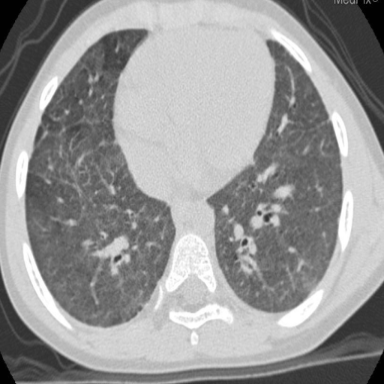
#> input picture data/test/0.png, 384 x 384 px; its folder holds only this picture in this run
$ python -i augment.py   (imports and definitions only)
#> lines starting #> are read from the running program, lines starting #| are printed output that depends on the picture
import os
import tensorflow as tf
from PIL import Image, ImageEnhance, ImageChops
import numpy as np
import random
from pathlib import Path

##########데이터 로드

def aug(file_path, save_dir, size=None):

#> called with file_path = 'data/test/0.png', save_dir = 'out.png'
    image = Image.open(file_path)
#> image is the input picture: PIL image 384x384 RGB; min 0, max 255, mean 150.8
    # image = image.convert('RGB') #'L': greyscale, '1': 이진화, 'RGB' , 'RGBA', 'CMYK'
    # if not size is None:
    #     image = image.resize((size, size))

    full_path = Path(file_path)
    file_name = full_path.name.split('.')[0]

    #밝기 10개
    for i in range(10) :
        p = (i + 1) * 0.1 + 0.8
        enhancer = ImageEnhance.Brightness(image)
        brightness_image = enhancer.enhance(p)
        brightness_image = brightness_image.resize((size, size))
        brightness_image.save(f'{save_dir}/{file_name}_{str(i)}.png') # brightness
#> this loop made 1 pass
#> pass 1, in aug, `brightness_image = enhancer.enhance(p)`:
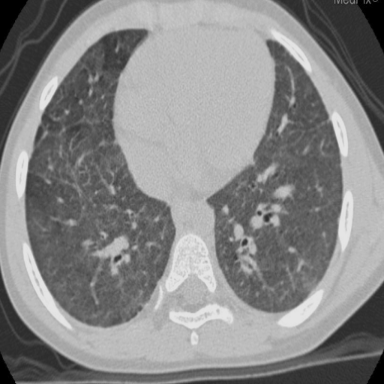
#> brightness_image: PIL image 384x384 RGB; min 0, max 229, mean 135.3

    #회전 10개
    for i in range(10,20) :
        rotate_image = image.rotate(random.randint(-10, 10))
        rotate_image = rotate_image.resize((size, size))
        rotate_image.save(f'{save_dir}/{file_name}_{str(i)}.png') # rotate

    #좌우 대칭
    horizonal_flip_image = image.transpose(Image.FLIP_LEFT_RIGHT)
    horizonal_flip_image = horizonal_flip_image.resize((size, size))
    horizonal_flip_image.save(f'{save_dir}/{file_name}_{str(20)}.png') # horizontal flip

    #상하 대칭
    vertical_flip_image = image.transpose(Image.FLIP_TOP_BOTTOM)
    vertical_flip_image = vertical_flip_image.resize((size, size))
    vertical_flip_image.save(f'{save_dir}/{file_name}_{str(21)}.png') # vertical flip

    #확대 축소
    for i in range(22,27) :
        zoom = random.uniform(1.1, 1.5) #0.7 ~ 1.3
        width, height = image.size
        x = width / 2
        y = height / 2
        crop_image = image.crop((x - (width / 2 / zoom), y - (height / 2 / zoom), x + (width / 2 / zoom), y + (height / 2 / zoom)))
        zoom_image = crop_image.resize((width, height), Image.LANCZOS)
        zoom_image = zoom_image.resize((size, size))
        zoom_image.save(f'{save_dir}/{file_name}_{str(i)}.png')

    # #좌우 이동
    for i in range(27,30) :
        width, height = image.size
        shift = random.randint(0, round(width * 0.3))
        horizonal_shift_image = ImageChops.offset(image, shift, 0)
        horizonal_shift_image.paste((0), (0, 0, shift, height))
        horizonal_shift_image = horizonal_shift_image.resize((size, size))
        horizonal_shift_image.save(f'{save_dir}/{file_name}_{str(i)}.png') # horizontal shift

    # #상하 이동
    for i in range(30,33) :
        width, height = image.size
        shift = random.randint(0, round(height * 0.3))
        vertical_shift_image = ImageChops.offset(image, 0, shift)
        vertical_shift_image.paste((0), (0, 0, width, shift))
        vertical_shift_image = vertical_shift_image.resize((size, size))
        vertical_shift_image.save(f'{save_dir}/{file_name}_{str(i)}.png') # vertical shift

    # #기울기
    # #cx, cy = 0.1, 0
    # #cx, cy = 0, 0.1
    # cx, cy = 0, random.uniform(0.0, 0.3)
    # shear_image = image.transform(
    #     image.size,
    #     method=Image.AFFINE,
    #     data=[1, cx, 0,
    #         cy, 1, 0,])
    # shear_image.save('_6.png') # shear


def run(img_root, aug_dir):
    try :
        if not os.path.exists(aug_dir):
            os.makedirs(aug_dir)
    except OSError as e:
        print("error", e)

    root_path  = Path(img_root)
    print(">>> start augmentation")

    for obj in root_path.iterdir():
        print("augment img", obj.name)
        if obj.is_file() and obj.suffix == '.png':
            file_path = obj.absolute()
            aug(file_path, aug_dir, size=112)


#> (the run stopped early here; a loop or call above may not have finished)

$ run again, on data/test/1.png
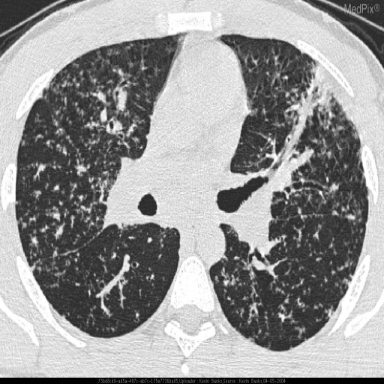
#> input picture data/test/1.png, 384 x 384 px
#> in aug, image is the input picture: PIL image 384x384 RGB; min 1, max 255, mean 151.2
#> the loop in aug, `for i in range(10) :` made 1 pass
#> pass 1, in aug, `brightness_image = enhancer.enhance(p)`:
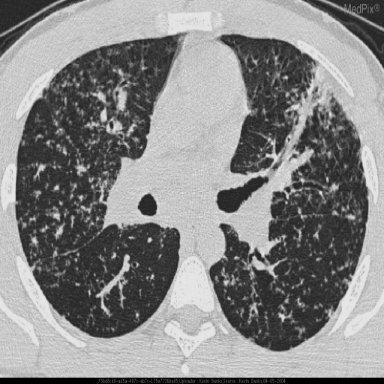
#> brightness_image: PIL image 384x384 RGB; min 0, max 229, mean 135.6

$ run again, on data/test/10.png
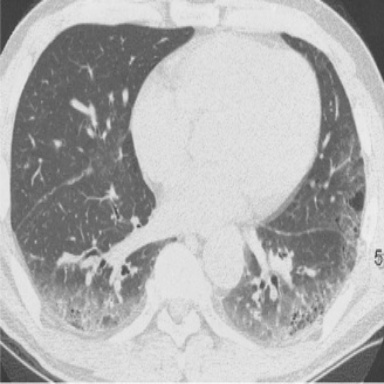
#> input picture data/test/10.png, 384 x 384 px
#> in aug, image is the input picture: PIL image 384x384 RGB; min 56, max 248, mean 176.5
#> the loop in aug, `for i in range(10) :` made 1 pass
#> pass 1, in aug, `brightness_image = enhancer.enhance(p)`:
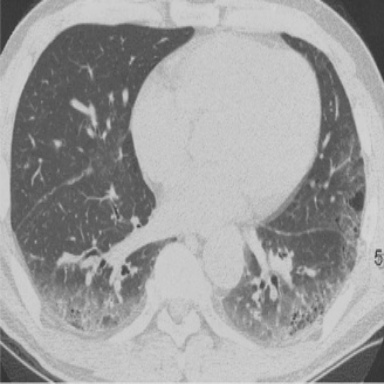
#> brightness_image: PIL image 384x384 RGB; min 50, max 223, mean 158.4

$ run again, on data/test/11.png
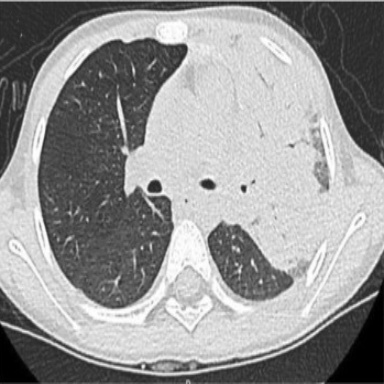
#> input picture data/test/11.png, 384 x 384 px
#> in aug, image is the input picture: PIL image 384x384 RGB; min 0, max 255, mean 149
#> the loop in aug, `for i in range(10) :` made 1 pass
#> pass 1, in aug, `brightness_image = enhancer.enhance(p)`:
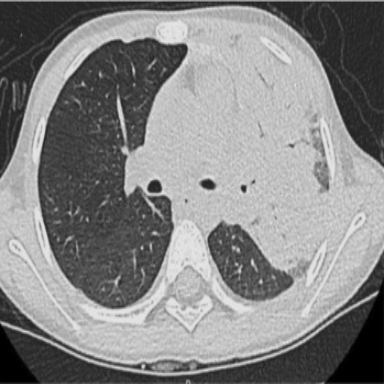
#> brightness_image: PIL image 384x384 RGB; min 0, max 229, mean 133.7
